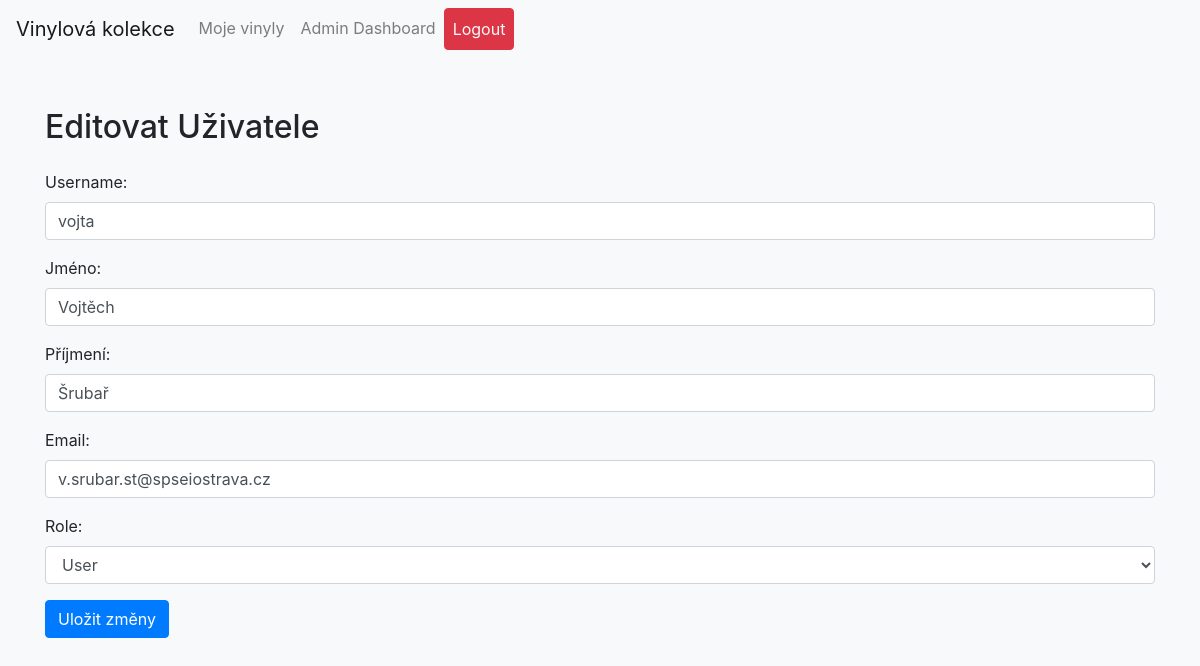
Screenshot of /Edit/EditovatUzivatele.php?id=1 (signed in) with the database file from the repository.
### tables this page shows
CREATE TABLE `user` (
  `userid` int(11) NOT NULL,
  `username` varchar(50) NOT NULL,
  `heslo` varchar(255) NOT NULL,
  `jmeno` varchar(50) NOT NULL,
  `prijmeni` varchar(50) NOT NULL,
  `email` varchar(100) NOT NULL,
  `role` enum('user','admin') NOT NULL DEFAULT 'user'
);

### Edit/EditovatUzivatele.php (the view, shortened to what this page needs)
<?php
include '../components/Header.php';
include '../components/DBPropojeni.php';
$id = $_GET['id'];
$sql = "SELECT * FROM user WHERE userid = ?";
$stmt = $conn->prepare($sql);
$stmt->bind_param("i", $id);
$stmt->execute();
$result = $stmt->get_result();
$row = $result->fetch_assoc();
?>
<!DOCTYPE html>
<html lang="en">
<head>
    <link rel="stylesheet" href="https://stackpath.bootstrapcdn.com/bootstrap/4.5.2/css/bootstrap.min.css">
</head>
<body>
    <div class="container">
        <h2 class="my-4">Editovat Uživatele</h2>
        <form action="" method="post">
            <div class="form-group">
                <label for="username">Username:</label>
                <input type="text" name="username" class="form-control" value="<?php echo $row['username']; ?>">
            </div>
            <div class="form-group">
                <label for="jmeno">Jméno:</label>
                <input type="text" name="jmeno" class="form-control" value="<?php echo $row['jmeno']; ?>">
            </div>
            <div class="form-group">
                <label for="prijmeni">Příjmení:</label>
                <input type="text" name="prijmeni" class="form-control" value="<?php echo $row['prijmeni']; ?>">
            </div>
            <div class="form-group">
                <label for="email">Email:</label>
                <input type="email" name="email" class="form-control" value="<?php echo $row['email']; ?>">
            </div>
            <div class="form-group">
                <label for="role">Role:</label>
                <select name="role" class="form-control">
                    <option value="user" <?php if ($row['role'] == 'user') echo 'selected'; ?>>User</option>
                </select>
            </div>
            <button type="submit" class="btn btn-primary">Uložit změny</button>
        </form>
    </div>
</body>
</html>

### Edit/EditovatUzivatele.php (style rules this page uses)
body { background-color: #f8f9fa; }
.container { margin-top: 50px; }

### rows the page displays
user: username "vojta", jmeno "Vojtěch", prijmeni "Šrubař", email "v.srubar.st@spseiostrava.cz", role "User"
